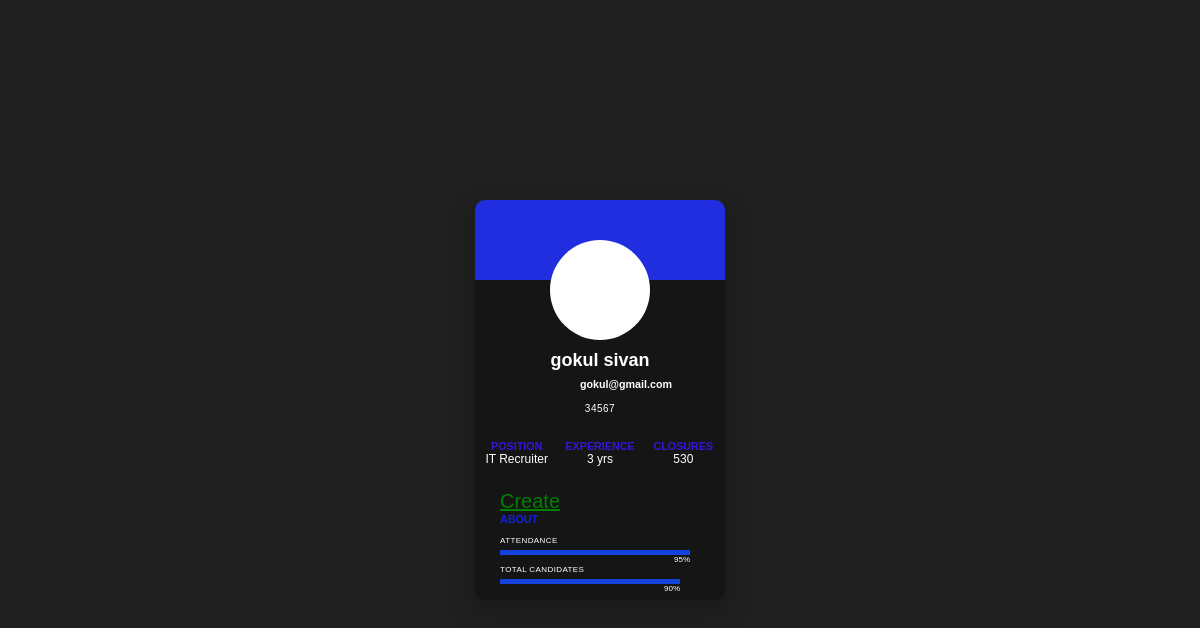
The page /profile/ (signed in) on the database as committed earlier.
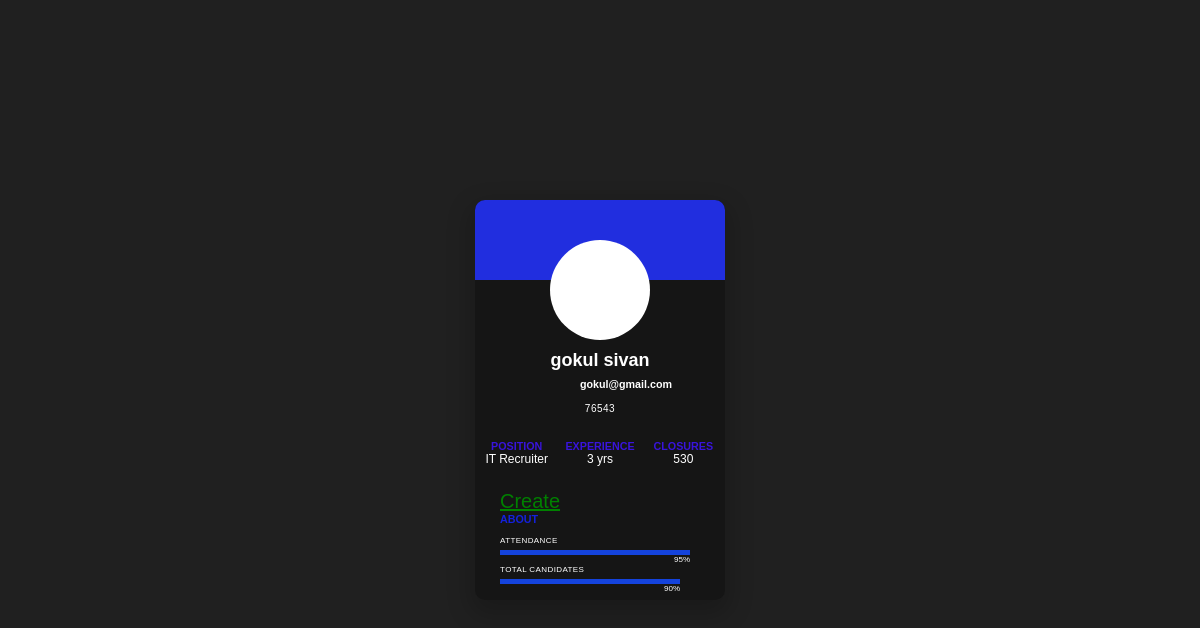
The same page on the database as committed later.
### candidate_app/models.py (models this page shows)
class CustomUser(AbstractUser):
    contact = models.CharField(max_length=15, blank=True, null=True)

### candidate_app/views.py (the view)
# urls.py: path('profile/',ProfileList.as_view(),name='profile'),
class ProfileList(ListView):
    model = Profile
    fields="__all__"
    context_object_name = 'profile'
    template_name='profile.html'
    def get_context_data(self, **kwargs):
        context = super().get_context_data(**kwargs)
        context['profile'] = context['profile'].filter(user=self.request.user)
        return context

### templates/profile.html (shortened to what this page needs)
<!DOCTYPE html>
<html lang="en">
<head>
</head>
<body>
    <div class="card">
        <div class="avatar-holder">
        </div>
        <div class="name">
            <a href="" target="">{{user.first_name}} {{user.last_name}}</a>
            <h6 title="Followers"> <span class="followers">{{user.email}}</span></h6>
        </div>
        <div class="button">
            <a href="#" class="btn" onclick="">{{user.contact}}</a>
        </div>
        <div class="ds-info">
            <div class="ds pens">
                <h6 title="Position">Position</h6>
                <p>IT Recruiter</p>
            </div>
            <div class="ds projects">
                <h6 title="Total number of experience">Experience </h6>
                <p>3 yrs</p>
            </div>
            <div class="ds posts">
                <h6 title="Number of selectedStatus candidates">Closures</h6>
                <p>530</p>
            </div>
        </div>
        <div class="ds-skill">
          <a title="update" style="font-size:20px;color:green" href="{% url 'profile_create' %}">Create</a>
            <h6>About </h6>
            <div class="skill html">
                <h6> Attendance </h6>
                <div class="bar bar-html">
                    <p>95%</p>
                </div>
            </div>
            <div class="skill css">
                <h6> Total Candidates </h6>
                <div class="bar bar-css">
                    <p>90%</p>
                </div>
            </div>
        </div>
    </div>
</body>
</html>

Rows that differ between the two databases and show on the page:
changed CustomUser "gokul": contact "34567" → "76543"
